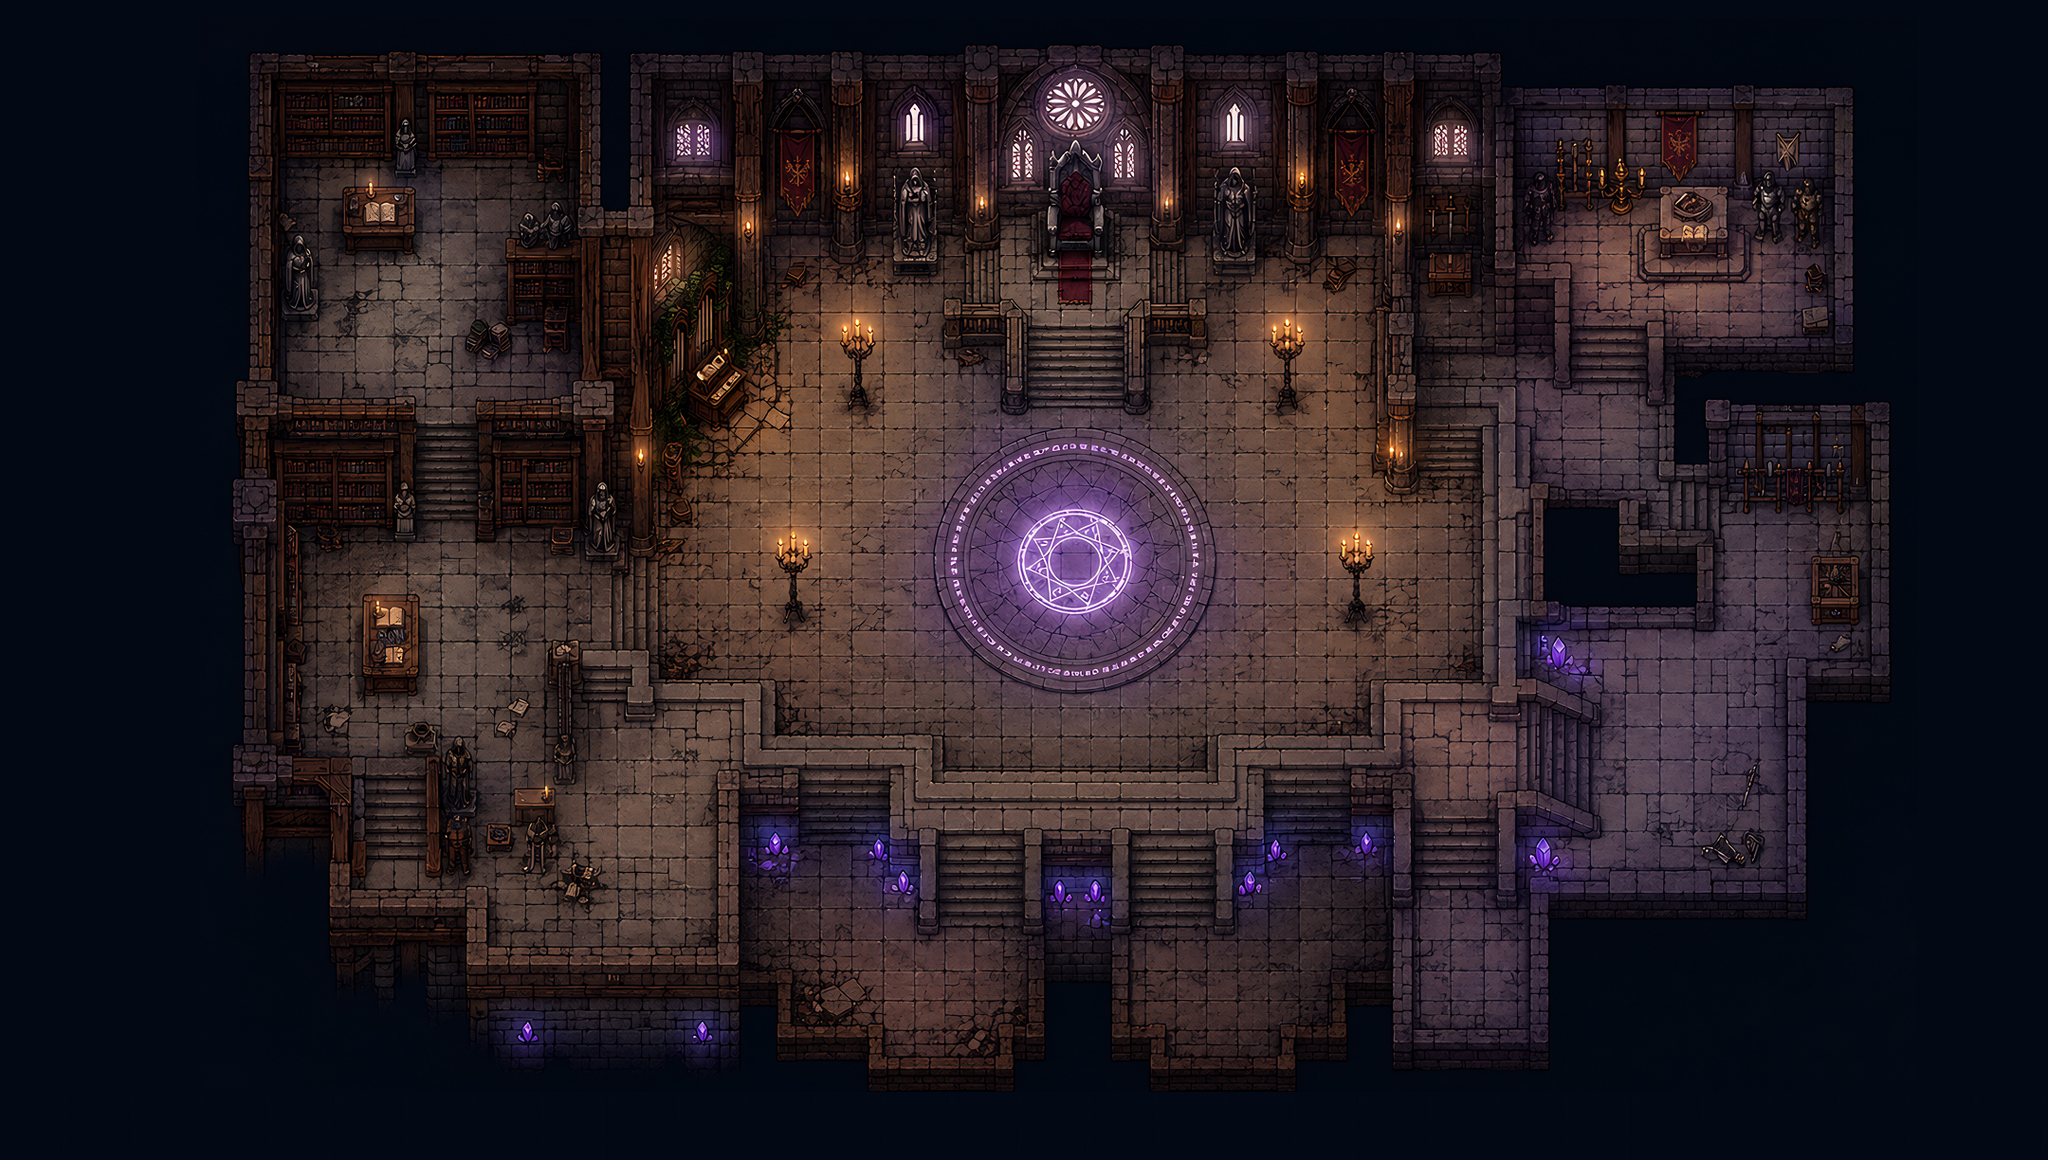

Rendered tile map (Tiled .tmx) drawn with the repository's tilesets; below, a short description and the full map source, tile grids included:
An orthogonal 30x17 tile map with 72x72 px tiles, 1 tile layer (Tile Layer 1).

<map version="1.10" tiledversion="1.12.1" orientation="orthogonal" renderorder="right-down" width="30" height="17" tilewidth="72" tileheight="72" infinite="0" nextlayerid="2" nextobjectid="1">
 <tileset firstgid="1" source="World3_D3.tsx" />
 <layer id="1" name="Tile Layer 1" width="30" height="17">
  <data encoding="csv">
1,1,2,3,4,5,6,7,8,9,10,11,12,13,14,15,16,17,18,19,20,21,22,23,24,25,26,27,28,29,
30,30,31,32,33,34,35,36,37,38,39,40,41,42,43,44,45,46,47,48,49,50,51,52,53,54,55,56,57,58,
59,59,60,61,62,63,64,65,66,67,68,69,70,71,72,73,74,75,76,77,78,79,80,81,82,83,84,85,86,87,
88,88,89,90,91,92,93,94,95,96,97,98,99,100,101,102,103,104,105,106,107,108,109,110,111,112,113,114,115,116,
117,117,118,119,120,121,122,123,124,125,126,127,128,129,130,131,132,133,134,135,136,137,138,139,140,141,142,143,144,145,
146,146,147,148,149,150,151,152,153,154,155,156,157,158,159,160,161,162,163,164,165,166,167,168,169,170,171,172,173,174,
175,175,176,177,178,179,180,181,182,183,184,185,186,187,188,189,190,191,192,193,194,195,196,197,198,199,200,201,202,203,
204,204,205,206,207,208,209,210,211,212,213,214,215,216,217,218,219,220,221,222,223,224,225,226,227,228,229,230,231,232,
233,233,234,235,236,237,238,239,240,241,242,243,244,245,246,247,248,249,250,251,252,253,254,255,256,257,258,259,260,261,
262,262,263,264,265,266,267,268,269,270,271,272,273,274,275,276,277,278,279,280,281,282,283,284,285,286,287,288,289,290,
291,291,292,293,294,295,296,297,298,299,300,301,302,303,304,305,306,307,308,309,310,311,312,313,314,315,316,317,318,319,
320,320,321,322,323,324,325,326,327,328,329,330,331,332,333,334,335,336,337,338,339,340,341,342,343,344,345,346,347,348,
349,349,350,351,352,353,354,355,356,357,358,359,360,361,362,363,364,365,366,367,368,369,370,371,372,373,374,375,376,377,
378,378,379,380,381,382,383,384,385,386,387,388,389,390,391,392,393,394,395,396,397,398,399,400,401,402,403,404,405,406,
407,407,408,409,410,411,412,413,414,415,416,417,418,419,420,421,422,423,424,425,426,427,428,429,430,431,432,433,434,435,
436,436,437,438,439,440,441,442,443,444,445,446,447,448,449,450,451,452,453,454,455,456,457,458,459,460,461,462,463,464,
437,437,437,437,437,437,437,437,437,437,437,437,437,437,437,437,437,437,437,437,437,437,437,437,437,437,437,437,437,437
</data>
 </layer>
</map>
